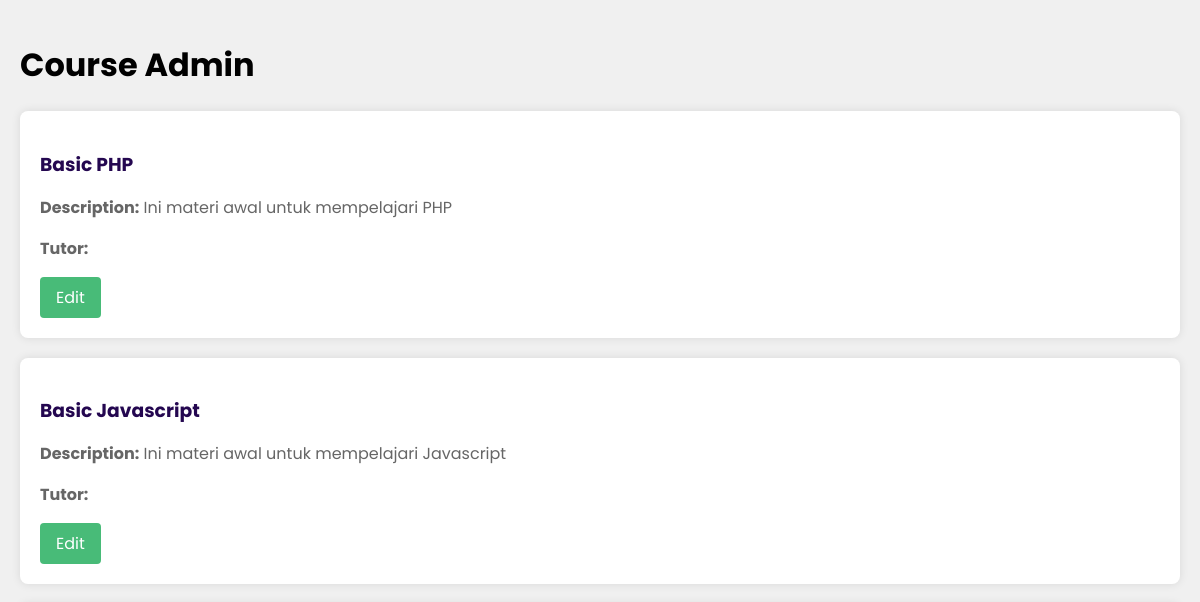
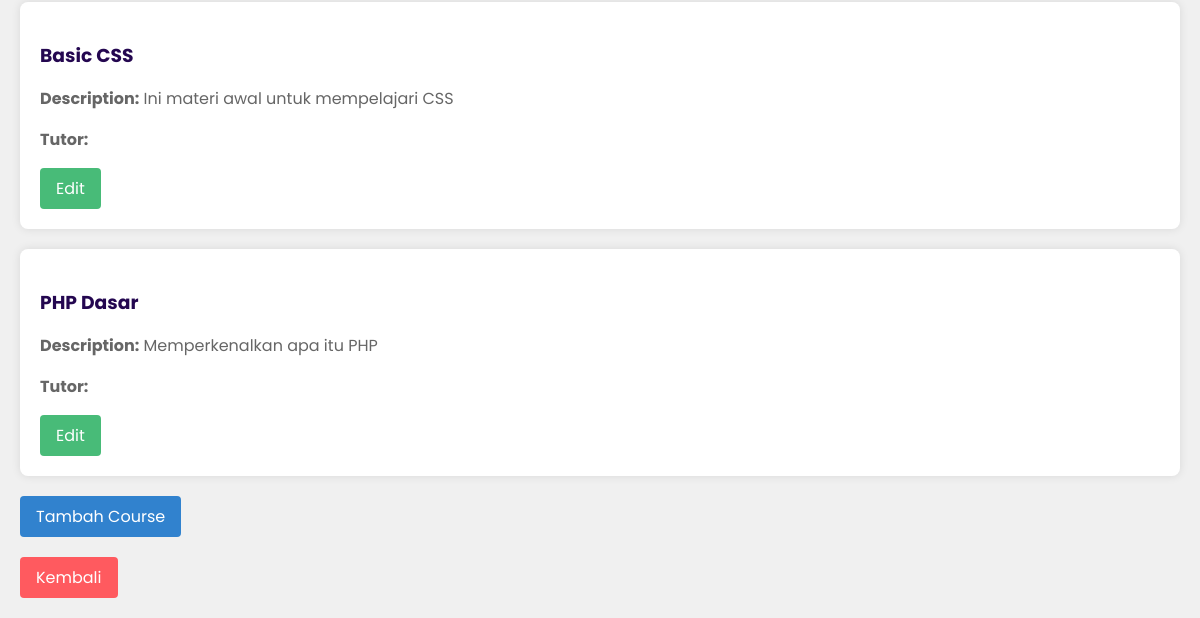
The app's page /courses_admin.php (signed in), older data (2 pictures, top to bottom).
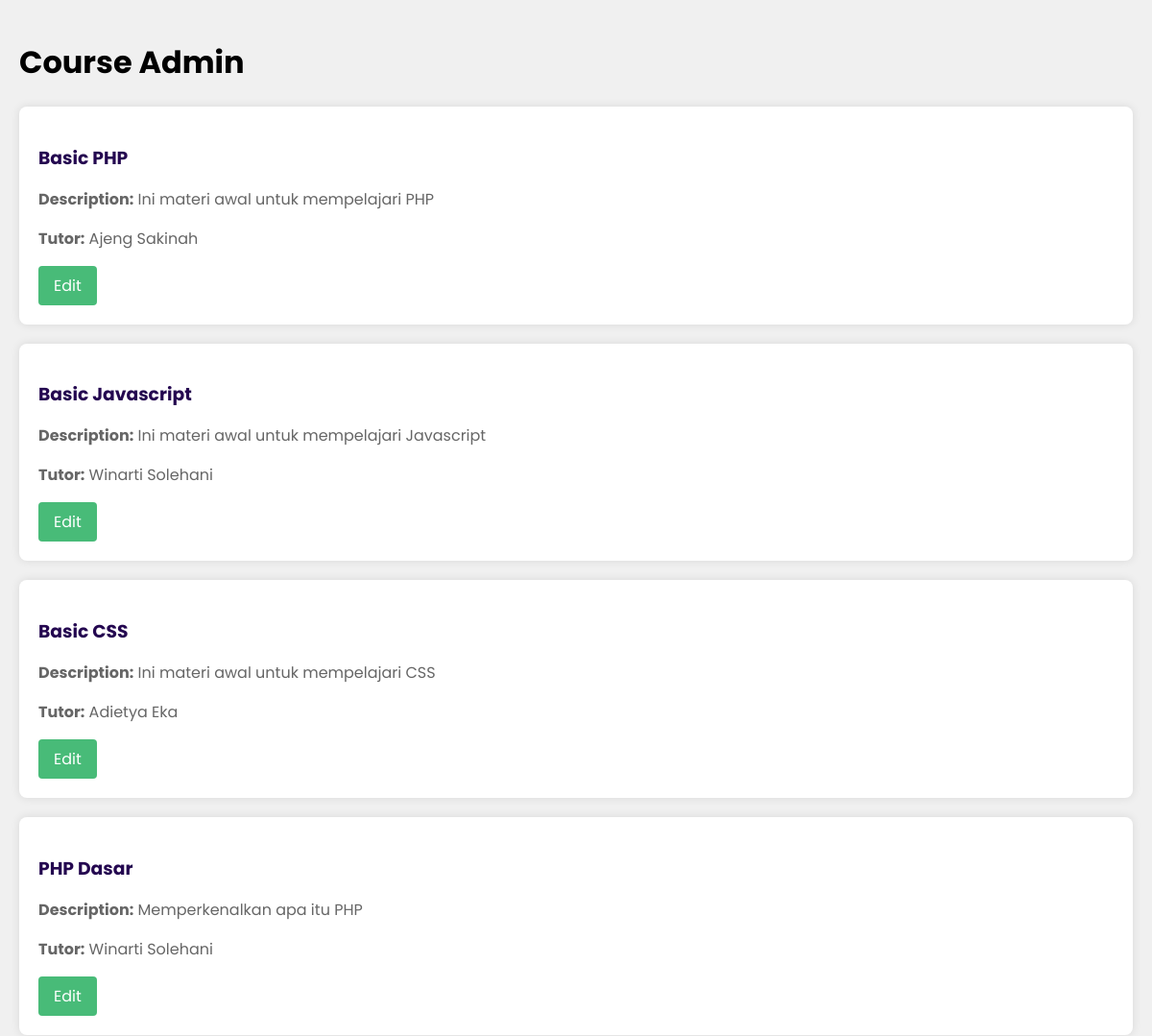
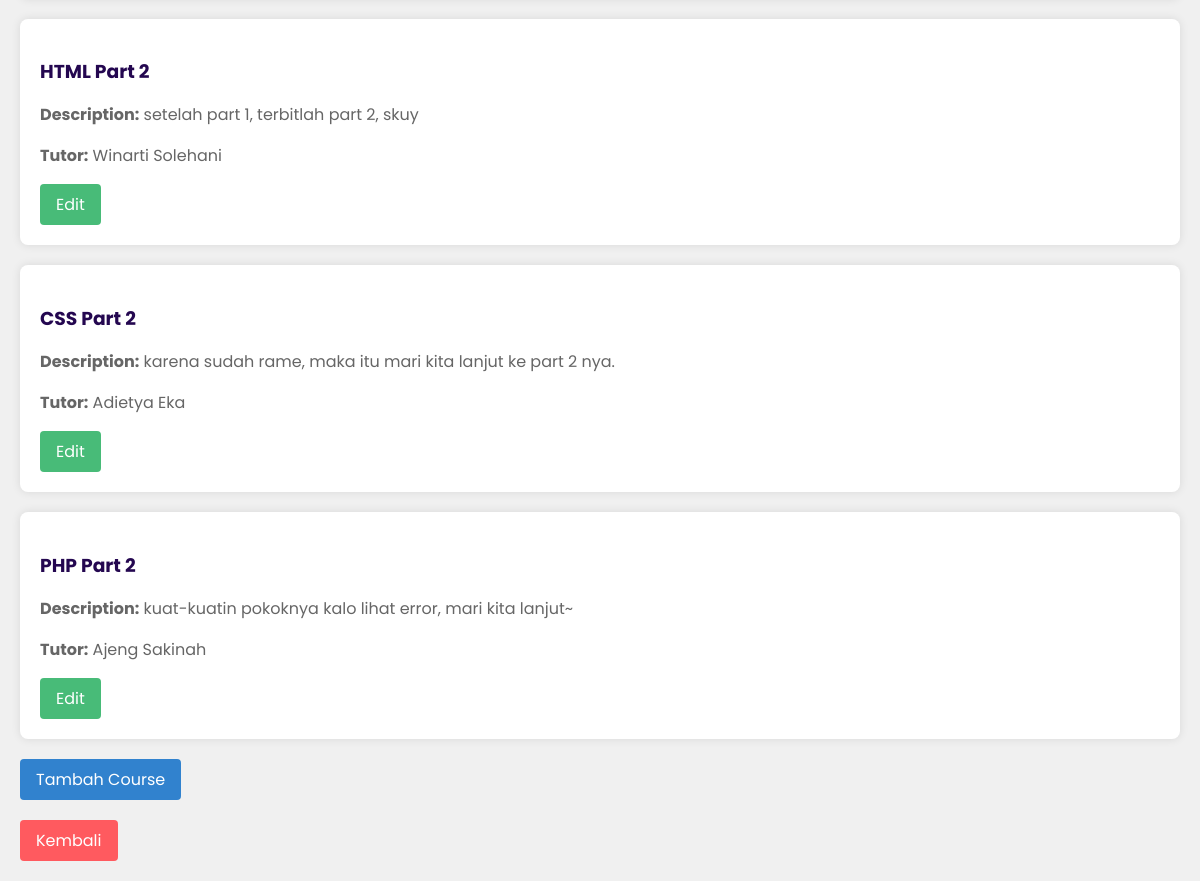
The same page, newer data (2 pictures, top to bottom).
### tables this page shows
CREATE TABLE `materi` (
  `id_materi` int(11) NOT NULL,
  `tutor_id` int(11) DEFAULT NULL,
  `nama_materi` varchar(255) NOT NULL,
  `deskripsi` text DEFAULT NULL
);

CREATE TABLE `tutors` (
  `tutor_id` int(11) NOT NULL,
  `email_tutor` varchar(255) NOT NULL,
  `username` varchar(100) NOT NULL,
  `password` char(32) NOT NULL,
  `foto_profil` varchar(255) DEFAULT 'path/to/default-profile-picture.jpg',
  `nama_depan` varchar(255) DEFAULT NULL,
  `nama_belakang` varchar(255) DEFAULT NULL,
  `nomor_telepon` varchar(20) DEFAULT NULL,
  `alamat` text DEFAULT NULL,
  `bidang_ahli` text DEFAULT NULL,
  `jenis_kelamin` enum('Pria','Wanita') DEFAULT NULL
);

### courses_admin.php (the view, shortened to what this page needs)
<?php
include 'koneksi.php';
$sql = "SELECT m.id_materi, m.nama_materi, m.deskripsi, t.nama_depan, t.nama_belakang
        FROM materi m
        INNER JOIN tutors t ON m.tutor_id = t.tutor_id";
$result = $conn->query($sql);
?>
<!DOCTYPE html>
<html lang="en">
<head>
    <link rel="stylesheet" href="https://cdnjs.cloudflare.com/ajax/libs/font-awesome/6.5.2/css/all.min.css" />
</head>
<body>
    <div class="container">
        <h1>Course Admin</h1>
        <?php while ($row = $result->fetch_assoc()) { ?>
            <div class="course">
                <h3><?php echo htmlspecialchars($row['nama_materi']); ?></h3>
                <p><strong>Description:</strong> <?php echo htmlspecialchars($row['deskripsi']); ?></p>
                <p><strong>Tutor:</strong> <?php echo htmlspecialchars($row['nama_depan'] . ' ' . $row['nama_belakang']); ?></p>
                <div class="action-buttons">
                    <a href="edit_courses_admin.php?id_materi=<?php echo $row['id_materi']; ?>">Edit</a>
                </div>
            </div>
        <?php } ?>
        <div class="add-course">
            <a href="add_courses_admin.php">Tambah Course</a>
        </div>
        <div class="back-button">
            <a href="dashboard_admin.php">Kembali</a>
        </div>
    </div>
</body>
</html>

### courses_admin.php (style rules this page uses)
body { margin: 0; font-family: 'Poppins', sans-serif; background-color: #f0f0f0; }
.container { padding: 20px; }
.course { background-color: #fff; padding: 20px; margin-bottom: 20px; border-radius: 8px; box-shadow: 0 0 10px rgba(0, 0, 0, 0.1); }
.course h3 { color: #240750; margin-bottom: 10px; }
.course p { color: #666; }
.action-buttons { margin-top: 10px; }
.action-buttons a { background-color: #48BB78; color: #fff; border: none; padding: 8px 16px; border-radius: 4px; cursor: pointer; margin-right: 10px; text-decoration: none; display: inline-block; }
.add-course { margin-top: 20px; }
.add-course a { background-color: #3182CE; color: #fff; border: none; padding: 8px 16px; border-radius: 4px; cursor: pointer; text-decoration: none; display: inline-block; }
.back-button { margin-top: 20px; }
.back-button a { background-color: #FF5A5F; color: #fff; padding: 8px 16px; border-radius: 4px; text-decoration: none; display: inline-block; }

Row changes from the older to the newer data that the page shows:
changed through a linked row, materi "Basic PHP": tutor.nama_belakang (not shown) → "Ajeng Sakinah"
changed through a linked row, materi "Basic Javascript": tutor.nama_belakang (not shown) → "Winarti Solehani"
changed through a linked row, materi "Basic CSS": tutor.nama_belakang (not shown) → "Adietya Eka"
changed materi "PHP Dasar": tutor.nama_belakang (not shown) → "Winarti Solehani"
added materi: nama_materi "HTML Part 2", deskripsi "setelah part 1, terbitlah part 2, skuy", tutor.nama_belakang "Winarti Solehani"
added materi: nama_materi "CSS Part 2", deskripsi "karena sudah rame, maka itu mari kita lanjut ke part 2 nya.", tutor.nama_belakang "Adietya Eka"
added materi: nama_materi "PHP Part 2", deskripsi "kuat-kuatin pokoknya kalo lihat error, mari kita lanjut~", tutor.nama_belakang "Ajeng Sakinah"
